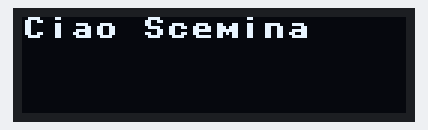
Recording of a program running on a simulated Raspberry Pi Pico running MicroPython. Parts: 128×32 one-colour display. Library files of the repository ran but are not shown: ssd1306.py. At 0.0 s the program stops and its outputs stay as they are.

Above: at 0.1 s.

The program:

oled-pico.py
```python
from machine import Pin, I2C
from ssd1306 import SSD1306_I2C

i2c = I2C(0, sda=Pin(0), scl=Pin(1), freq=400000)
# PUT HERE THE SIZE OF YOUR SSD1306 OLED DISPLAY (128,32)
oled = SSD1306_I2C(128, 32, i2c)

# FILL WITH BLACK (0), WHITE (1)
oled.fill(0)
# HERE YOU CAN PUT TEXT AND THE POSITION (0,0)
oled.text("Ciao Scemina", 0, 0)
oled.show()
```
